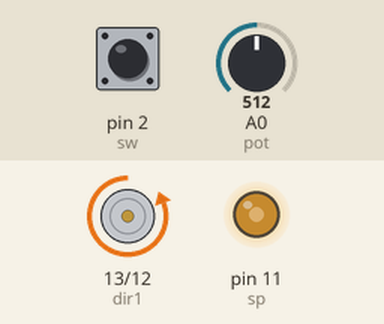
This sketch was run on a simulated Arduino Uno, built with avr-gcc and run on an emulated ATmega328P. Parts: motor-driver pin pairs drawn as motors (green arrow = first pin HIGH = forward, orange = second pin HIGH = backward, longer = more drive), output pins drawn as LEDs (lit = HIGH). Inputs (shaded band) come from the test bench; at power-on: A0 (pot) = 512, pin 2 (sw) LOW.

Above: at 2.3 s.
2.4 s: A0 (pot) set to 716
At 3.7 s:
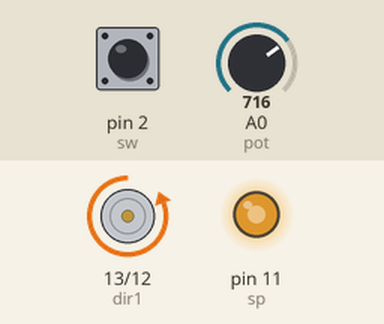
4.5 s: pin 2 (sw) pulled HIGH for 1.8 s
At 4.8 s:
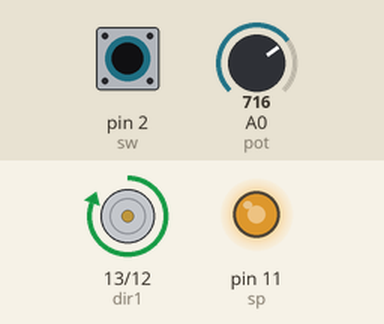
9.0 s: A0 (pot) set to 900
At 9.5 s:
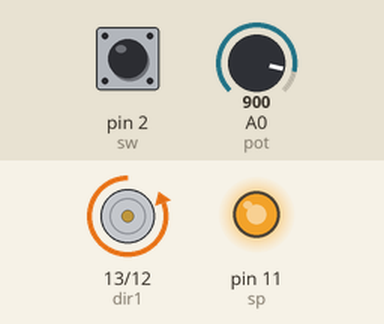
11.1 s: pin 2 (sw) pulled HIGH for 1.8 s
At 12.9 s:
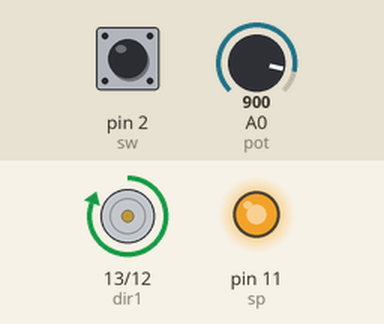
15.0 s: A0 (pot) set to 122
At 16.4 s:
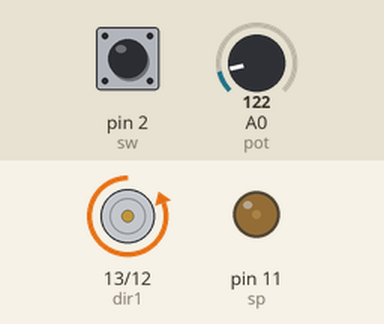
17.1 s: pin 2 (sw) pulled HIGH for 3.2 s
At 18.7 s:
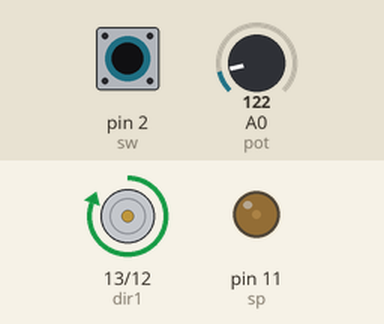
Timing chart, 0 to 22.5 s (numbered marks = the images above; inputs shaded):
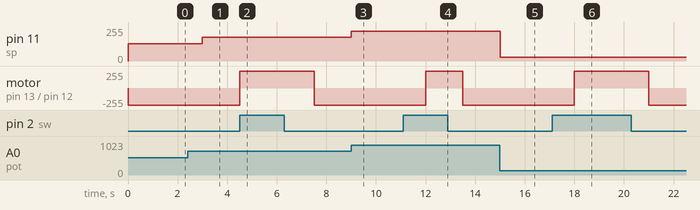

Measured:
- after the input at 2.4 s, pin 11 (sp): 128/255 → 179/255 after 0.60 s
- after the input at 4.5 s, motor on pin 13 (dir1) / pin 12 (dir2): backward 255/255 → forward 255/255 at once, → backward 255/255 3.0 s later
- after the input at 9.0 s, pin 11 (sp): 179/255 → 225/255 at once
- after the input at 11.1 s, motor on pin 13 (dir1) / pin 12 (dir2): backward 255/255 → forward 255/255 after 0.90 s, → backward 255/255 1.5 s later
- after the input at 15.0 s, pin 11 (sp): 225/255 → 30/255 at once
- after the input at 17.1 s, motor on pin 13 (dir1) / pin 12 (dir2): backward 255/255 → forward 255/255 after 0.90 s, → backward 255/255 3.0 s later

The sketch:

sketch_mar05a.ino
```cpp
int dir1=13;
int dir2=12;
int sp=11;
int sw=2; //for switch
int pot=A0;
int cont; //THE VALUE OF speed control from pot
void setup() {
 pinMode(dir1,OUTPUT);
 pinMode(dir2,OUTPUT);
 pinMode(sw,INPUT);
}

void loop() {
  cont=analogRead(pot)/4;
  analogWrite(sp,cont);
  if (digitalRead(sw)==HIGH)
  {digitalWrite(dir1,HIGH);
   digitalWrite(dir2,LOW);
   delay(1500);}
   else {
   digitalWrite(dir2,HIGH);
   digitalWrite(dir1,LOW);
   delay(1500);
   }

}
```
